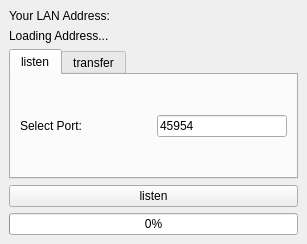
<?xml version="1.0" encoding="UTF-8"?>
<ui version="4.0">
 <class>ViewGUI</class>
 <widget class="QMainWindow" name="ViewGUI">
  <property name="geometry">
   <rect>
    <x>0</x>
    <y>0</y>
    <width>307</width>
    <height>244</height>
   </rect>
  </property>
  <property name="windowTitle">
   <string>P2P Listen</string>
  </property>
  <widget class="QWidget" name="centralwidget">
   <layout class="QVBoxLayout" name="verticalLayout" stretch="0,0,0,0,0">
    <item>
     <widget class="QLabel" name="_labelYourAddress">
      <property name="text">
       <string>Your LAN Address:</string>
      </property>
     </widget>
    </item>
    <item>
     <widget class="QLabel" name="addressLabel">
      <property name="text">
       <string>Loading Address...</string>
      </property>
     </widget>
    </item>
    <item>
     <widget class="QTabWidget" name="tabWidget">
      <property name="tabPosition">
       <enum>QTabWidget::TabPosition::North</enum>
      </property>
      <property name="tabShape">
       <enum>QTabWidget::TabShape::Rounded</enum>
      </property>
      <widget class="QWidget" name="listenerTab">
       <attribute name="title">
        <string>listen</string>
       </attribute>
       <layout class="QVBoxLayout" name="verticalLayout_2">
        <item>
         <layout class="QHBoxLayout" name="portLayout">
          <item>
           <widget class="QLabel" name="_labelSelectPort">
            <property name="text">
             <string>Select Port:</string>
            </property>
           </widget>
          </item>
          <item>
           <widget class="QLineEdit" name="listenPortLineEdit">
            <property name="sizePolicy">
             <sizepolicy hsizetype="Preferred" vsizetype="Fixed">
              <horstretch>0</horstretch>
              <verstretch>0</verstretch>
             </sizepolicy>
            </property>
            <property name="maximumSize">
             <size>
              <width>16777205</width>
              <height>16777215</height>
             </size>
            </property>
            <property name="inputMask">
             <string>00000</string>
            </property>
            <property name="text">
             <string>45954</string>
            </property>
           </widget>
          </item>
         </layout>
        </item>
       </layout>
      </widget>
      <widget class="QWidget" name="transfererTab">
       <attribute name="title">
        <string>transfer</string>
       </attribute>
       <layout class="QVBoxLayout" name="verticalLayout_3">
        <item>
         <layout class="QHBoxLayout" name="horizontalLayout">
          <item>
           <widget class="QLabel" name="_labelSelectEndpoint">
            <property name="text">
             <string>Send to:</string>
            </property>
           </widget>
          </item>
          <item>
           <layout class="QHBoxLayout" name="endpointLayout" stretch="8,1,4">
            <item>
             <widget class="QLineEdit" name="addressLineEdit">
              <property name="minimumSize">
               <size>
                <width>125</width>
                <height>0</height>
               </size>
              </property>
              <property name="inputMask">
               <string>000.000.000.000</string>
              </property>
              <property name="text">
               <string>192.168.1.57</string>
              </property>
              <property name="alignment">
               <set>Qt::AlignmentFlag::AlignCenter</set>
              </property>
             </widget>
            </item>
            <item>
             <widget class="QLabel" name="_colon_label">
              <property name="sizePolicy">
               <sizepolicy hsizetype="Fixed" vsizetype="Minimum">
                <horstretch>0</horstretch>
                <verstretch>0</verstretch>
               </sizepolicy>
              </property>
              <property name="text">
               <string>:</string>
              </property>
             </widget>
            </item>
            <item>
             <widget class="QLineEdit" name="transferPortLineEdit">
              <property name="sizePolicy">
               <sizepolicy hsizetype="Preferred" vsizetype="Fixed">
                <horstretch>0</horstretch>
                <verstretch>0</verstretch>
               </sizepolicy>
              </property>
              <property name="minimumSize">
               <size>
                <width>60</width>
                <height>0</height>
               </size>
              </property>
              <property name="maximumSize">
               <size>
                <width>16777205</width>
                <height>16777215</height>
               </size>
              </property>
              <property name="inputMask">
               <string>00000</string>
              </property>
              <property name="text">
               <string>45954</string>
              </property>
             </widget>
            </item>
           </layout>
          </item>
         </layout>
        </item>
        <item>
         <widget class="QPushButton" name="selectFileButton">
          <property name="text">
           <string>Select File...</string>
          </property>
         </widget>
        </item>
       </layout>
      </widget>
     </widget>
    </item>
    <item>
     <widget class="QPushButton" name="actionButton">
      <property name="text">
       <string>listen</string>
      </property>
     </widget>
    </item>
    <item>
     <widget class="QProgressBar" name="progressBar">
      <property name="value">
       <number>0</number>
      </property>
     </widget>
    </item>
   </layout>
  </widget>
 </widget>
 <tabstops>
  <tabstop>listenPortLineEdit</tabstop>
 </tabstops>
 <resources/>
 <connections>
  <connection>
   <sender>actionButton</sender>
   <signal>clicked()</signal>
   <receiver>ViewGUI</receiver>
   <slot>action_button_pressed()</slot>
   <hints>
    <hint type="sourcelabel">
     <x>169</x>
     <y>189</y>
    </hint>
    <hint type="destinationlabel">
     <x>303</x>
     <y>183</y>
    </hint>
   </hints>
  </connection>
  <connection>
   <sender>tabWidget</sender>
   <signal>currentChanged(int)</signal>
   <receiver>ViewGUI</receiver>
   <slot>action_changed(int)</slot>
   <hints>
    <hint type="sourcelabel">
     <x>220</x>
     <y>72</y>
    </hint>
    <hint type="destinationlabel">
     <x>301</x>
     <y>52</y>
    </hint>
   </hints>
  </connection>
 </connections>
 <slots>
  <slot>action_button_pressed()</slot>
  <slot>action_changed(int)</slot>
 </slots>
</ui>
